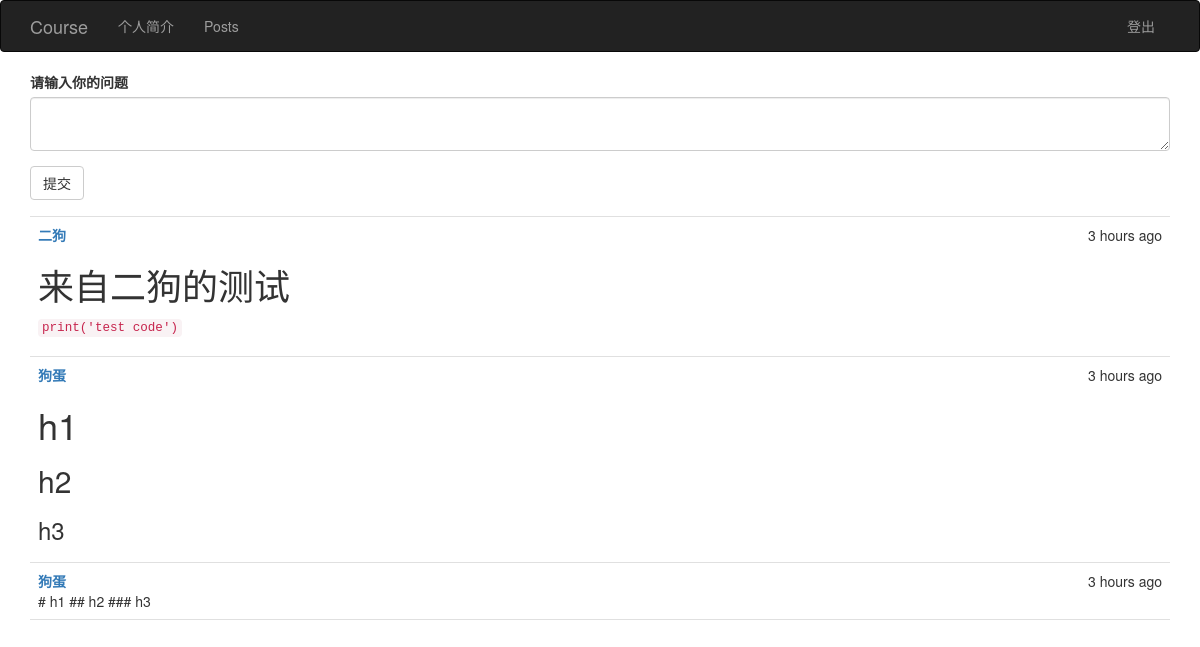
/post (signed in), run on an earlier commit of the app's database.
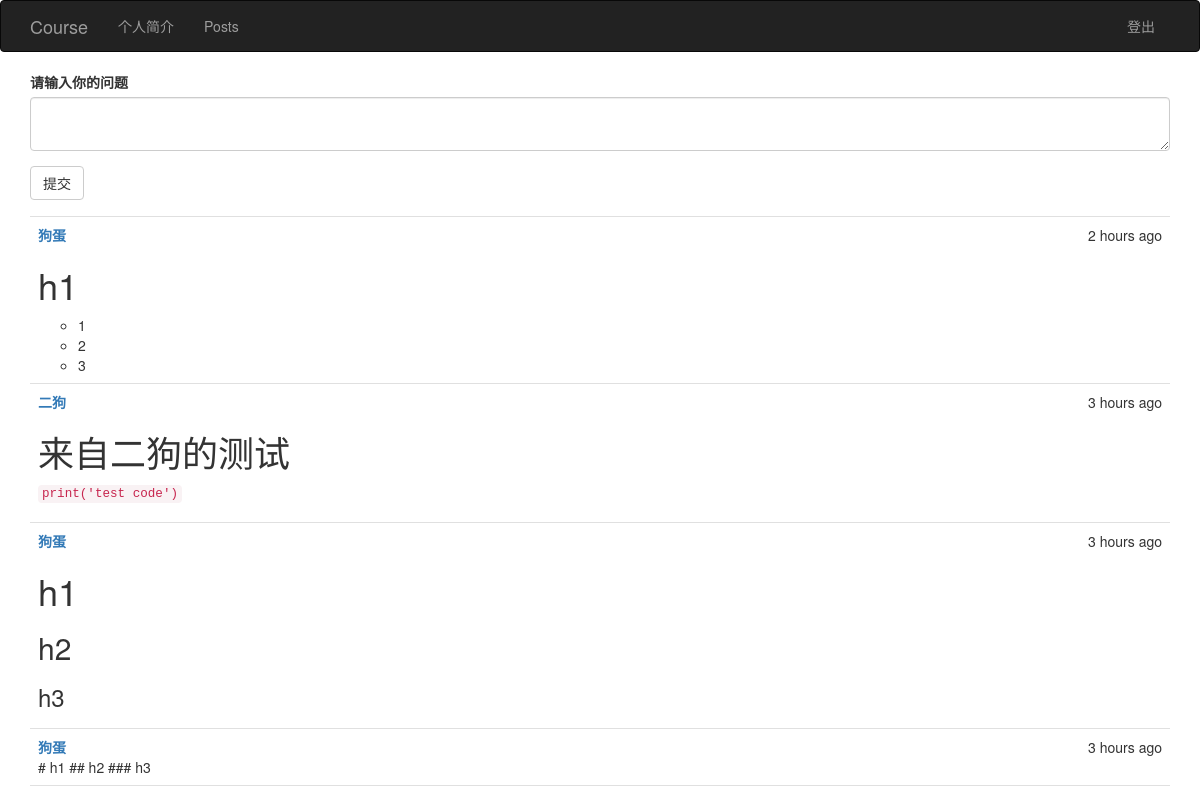
And on a later commit of the database.
### app/models.py (models this page shows, shortened)
class Post(db.Model):
    __tablename__ = 'posts'
    id = db.Column(db.Integer, primary_key=True)
    body = db.Column(db.Text)
    body_html = db.Column(db.Text)
    timestamp = db.Column(db.DateTime, index=True, default=datetime.utcnow)
    author_id = db.Column(db.Integer, db.ForeignKey('users.id'))

class User(UserMixin, db.Model):
    __tablename__ = 'users'
    id = db.Column(db.Integer, primary_key=True)
    name = db.Column(db.String(64), unique=True, index=True)
    password = db.Column(db.String(64))
    email = db.Column(db.String(64), nullable=True)
    posts = db.relationship('Post', backref='author', lazy='dynamic')

### app/main/views.py (the view)
@main.route('/post', methods=['GET', 'POST'])
@login_required
def post():
    form = PostForm()
    if form.validate_on_submit():
        post = Post(body=form.body.data,
                    author=current_user._get_current_object())
        db.session.add(post)
        db.session.commit()
        return redirect(url_for('.post'))
    posts = Post.query.order_by(Post.timestamp.desc()).all()
    return render_template('posts.html', form=form, posts=posts)

### app/main/forms.py
class PostForm(FlaskForm):
    body = PageDownField('请输入你的问题', validators=[DataRequired()])
    submit = SubmitField('提交')

### app/models.py (called while the page is built)
@loginManager.user_loader
def load_user(user_id):
    return User.query.get(int(user_id))

### app/templates/posts.html
{% extends "base.html" %}
{% import "bootstrap/wtf.html" as wtf %}
{% block page_content %}
<div>
    {{ wtf.quick_form(form) }}
</div>
<ul class="posts">
    {% for post in posts %}
    <li class="post">
        <div class="post-thumnail">
            <div class="post-date">{{ moment(post.timestamp).fromNow() }}</div>
            <div class="post-author">
                <a href="{{ url_for('.user_profile', id=post.author.id) }}">
                    {{ post.author.name }}
                </a>
            </div>
            <div class="post-body">
                {% if post.body_html %}
                    {{ post.body_html | safe }}
                {% else %}
                    {{ post.body }}
                {% endif %}
            </div>
        </div>
    </li>
    {% endfor %}
</ul>
{% endblock %}

### app/templates/base.html (shortened to what this page needs)
{% extends "bootstrap/base.html" %}
{% block head %}
{{ super() }}
<link rel="stylesheet" href="{{ url_for('static', filename='css/styles.css') }}" type="text/css">
{% endblock %}
{% block navbar %}
<div class="navbar navbar-inverse" role="navigation">
    <div class="container">
        <div class="navbar-header">
            <a class="navbar-brand" href="/">Course</a>
        </div>
        <div class="navbar-collapse collapse">
            <ul class="nav navbar-nav">
                {% if current_user.is_authenticated %}
                <li>
                    <a href="{{ url_for('main.user_profile', id=current_user.id) }}">
                        个人简介
                    </a>
                </li>
                <li>
                    <a href="{{ url_for('main.post') }}">
                         Posts
                    </a>
                </li>
                {% endif %}
            </ul>
            <ul class="nav navbar-nav navbar-right">
                {% if current_user.is_authenticated %}
                <li>
                    <a href="{{ url_for('main.logout') }}">
                        登出
                    </a>
                </li>
                {% endif %}
            </ul>
        </div>
    </div>
</div>
{% endblock %}
{% block content %}
<div class="container">
    {% block page_content %}{% endblock %}
</div>
{% endblock %}

### app/static/css/styles.css (style rules this page uses)
ul.posts { list-style-type: none; padding: 0px; margin: 16px 0px 0px 0px; border-top: 1px solid #e0e0e0; }
ul.posts li.post { padding: 8px; border-bottom: 1px solid #e0e0e0; }
div.post-date { float: right; }
div.post-author { font-weight: bold; }

What changed in the data, as far as the page shows it:
added Post: timestamp "2 hours ago", author.name "狗蛋", body_html "h1 1 2 3"
